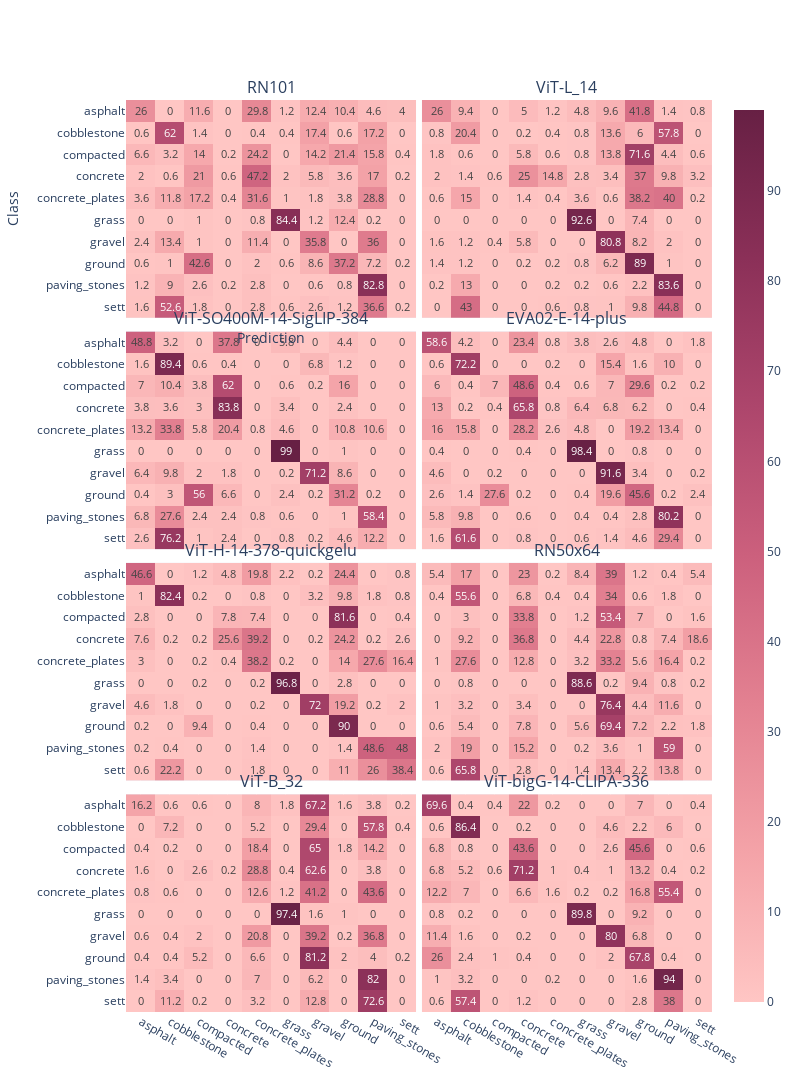

The code cell stored with this chart in its notebook:
### Code cell
# fig = go.Figure().set_subplots(rows=n_rows, cols=2, shared_xaxes=True, shared_yaxes=True, vertical_spacing=0.05, horizontal_spacing=0.01)
fig = make_subplots(rows=n_rows, cols=2, 
                    shared_xaxes=True, 
                    shared_yaxes=True,
                    subplot_titles=list(modelwise_confusion_matrices.keys()),
                    vertical_spacing=0.015, 
                    horizontal_spacing=0.01,
                    # x_title="Prediction",
                    # y_title="Class",
                    )

for i,modelname in enumerate(modelwise_confusion_matrices):
    subplot = px.imshow(modelwise_confusion_matrices[modelname],
                
                x=available_classes[::-1],
                y=available_classes[::-1],
              text_auto=True, 
              #  aspect="auto",
               )
    
    # print(i//2+1,i%2+1)
    subplot['layout']['xaxis']['autorange'] = "reversed"

    fig.add_trace(subplot.data[0], row=i//2+1, col=i%2+1)
    fig.update_xaxes(row=i//2+1, col=i%2+1, autorange='reversed')
    # fig.append_trace(subplot.data[0], row=i//2+1, col=i%2+1)

fig.update_coloraxes(colorscale=px.colors.sequential.Burg)
fig.update_layout(height=400*n_rows, width=400*2,
                  xaxis_title="Prediction",
                  yaxis_title="Class",
                  showlegend=True,)
fig.show()

### Figure 1 — Plotly figure (JSON) as saved in the notebook; plotly's stock layout.template omitted (floating-point values rounded to 4 significant figures)
{"data": [{"coloraxis": "coloraxis", "hovertemplate": "x: %{x}<br>y: %{y}<br>color: %{z}<extra></extra>", "name": "0", "texttemplate": "%{z}", "type": "heatmap", "x": ["sett", "paving_stones", "ground", "gravel", "grass", "concrete_plates", "concrete", "compacted", "cobblestone", "asphalt"], "xaxis": "x", "y": ["sett", "paving_stones", "ground", "gravel", "grass", "concrete_plates", "concrete", "compacted", "cobblestone", "asphalt"], "yaxis": "y", "z": [[0.2, 36.6, 1.2, 2.6, 0.6, 2.8, 0, 1.8, 52.6, 1.6], [0, 82.8, 0.8, 0.6, 0, 2.8, 0.2, 2.6, 9, 1.2], [0.2, 7.2, 37.2, 8.6, 0.6, 2, 0, 42.6, 1, 0.6], [0, 36, 0, 35.8, 0, 11.4, 0, 1, 13.4, 2.4], [0, 0.2, 12.4, 1.2, 84.4, 0.8, 0, 1, 0, 0], [0, 28.8, 3.8, 1.8, 1, 31.6, 0.4, 17.2, 11.8, 3.6], [0.2, 17, 3.6, 5.8, 2, 47.2, 0.6, 21, 0.6, 2], [0.4, 15.8, 21.4, 14.2, 0, 24.2, 0.2, 14, 3.2, 6.6], [0, 17.2, 0.6, 17.4, 0.4, 0.4, 0, 1.4, 62, 0.6], [4, 4.6, 10.4, 12.4, 1.2, 29.8, 0, 11.6, 0, 26]]}, {"coloraxis": "coloraxis", "hovertemplate": "x: %{x}<br>y: %{y}<br>color: %{z}<extra></extra>", "name": "0", "texttemplate": "%{z}", "type": "heatmap", "x": ["sett", "paving_stones", "ground", "gravel", "grass", "concrete_plates", "concrete", "compacted", "cobblestone", "asphalt"], "xaxis": "x2", "y": ["sett", "paving_stones", "ground", "gravel", "grass", "concrete_plates", "concrete", "compacted", "cobblestone", "asphalt"], "yaxis": "y2", "z": [[0, 44.8, 9.8, 1, 0.8, 0.6, 0, 0, 43, 0], [0, 83.6, 2.2, 0.6, 0.2, 0.2, 0, 0, 13, 0.2], [0, 1, 89, 6.2, 0.8, 0.2, 0.2, 0, 1.2, 1.4], [0, 2, 8.2, 80.8, 0, 0, 5.8, 0.4, 1.2, 1.6], [0, 0, 7.4, 0, 92.6, 0, 0, 0, 0, 0], [0.2, 40, 38.2, 0.6, 3.6, 0.4, 1.4, 0, 15, 0.6], [3.2, 9.8, 37, 3.4, 2.8, 14.8, 25, 0.6, 1.4, 2], [0.6, 4.4, 71.6, 13.8, 0.8, 0.6, 5.8, 0, 0.6, 1.8], [0, 57.8, 6, 13.6, 0.8, 0.4, 0.2, 0, 20.4, 0.8], [0.8, 1.4, 41.8, 9.6, 4.8, 1.2, 5, 0, 9.4, 26]]}, {"coloraxis": "coloraxis", "hovertemplate": "x: %{x}<br>y: %{y}<br>color: %{z}<extra></extra>", "name": "0", "texttemplate": "%{z}", "type": "heatmap", "x": ["sett", "paving_stones", "ground", "gravel", "grass", "concrete_plates", "concrete", "compacted", "cobblestone", "asphalt"], "xaxis": "x3", "y": ["sett", "paving_stones", "ground", "gravel", "grass", "concrete_plates", "concrete", "compacted", "cobblestone", "asphalt"], "yaxis": "y3", "z": [[0, 12.2, 4.6, 0.2, 0.8, 0, 2.4, 1, 76.2, 2.6], [0, 58.4, 1, 0, 0.6, 0.8, 2.4, 2.4, 27.6, 6.8], [0, 0.2, 31.2, 0.2, 2.4, 0, 6.6, 56, 3, 0.4], [0, 0, 8.6, 71.2, 0.2, 0, 1.8, 2, 9.8, 6.4], [0, 0, 1, 0, 99, 0, 0, 0, 0, 0], [0, 10.6, 10.8, 0, 4.6, 0.8, 20.4, 5.8, 33.8, 13.2], [0, 0, 2.4, 0, 3.4, 0, 83.8, 3, 3.6, 3.8], [0, 0, 16, 0.2, 0.6, 0, 62, 3.8, 10.4, 7], [0, 0, 1.2, 6.8, 0, 0, 0.4, 0.6, 89.4, 1.6], [0, 0, 4.4, 0, 5.8, 0, 37.8, 0, 3.2, 48.8]]}, {"coloraxis": "coloraxis", "hovertemplate": "x: %{x}<br>y: %{y}<br>color: %{z}<extra></extra>", "name": "0", "texttemplate": "%{z}", "type": "heatmap", "x": ["sett", "paving_stones", "ground", "gravel", "grass", "concrete_plates", "concrete", "compacted", "cobblestone", "asphalt"], "xaxis": "x4", "y": ["sett", "paving_stones", "ground", "gravel", "grass", "concrete_plates", "concrete", "compacted", "cobblestone", "asphalt"], "yaxis": "y4", "z": [[0, 29.4, 4.6, 1.4, 0.6, 0, 0.8, 0, 61.6, 1.6], [0, 80.2, 2.8, 0.4, 0.4, 0, 0.6, 0, 9.8, 5.8], [2.4, 0.2, 45.6, 19.6, 0.4, 0, 0.2, 27.6, 1.4, 2.6], [0.2, 0, 3.4, 91.6, 0, 0, 0, 0.2, 0, 4.6], [0, 0, 0.8, 0, 98.4, 0, 0.4, 0, 0, 0.4], [0, 13.4, 19.2, 0, 4.8, 2.6, 28.2, 0, 15.8, 16], [0.4, 0, 6.2, 6.8, 6.4, 0.8, 65.8, 0.4, 0.2, 13], [0.2, 0.2, 29.6, 7, 0.6, 0.4, 48.6, 7, 0.4, 6], [0, 10, 1.6, 15.4, 0, 0.2, 0, 0, 72.2, 0.6], [1.8, 0, 4.8, 2.6, 3.8, 0.8, 23.4, 0, 4.2, 58.6]]}, {"coloraxis": "coloraxis", "hovertemplate": "x: %{x}<br>y: %{y}<br>color: %{z}<extra></extra>", "name": "0", "texttemplate": "%{z}", "type": "heatmap", "x": ["sett", "paving_stones", "ground", "gravel", "grass", "concrete_plates", "concrete", "compacted", "cobblestone", "asphalt"], "xaxis": "x5", "y": ["sett", "paving_stones", "ground", "gravel", "grass", "concrete_plates", "concrete", "compacted", "cobblestone", "asphalt"], "yaxis": "y5", "z": [[38.4, 26, 11, 0, 0, 1.8, 0, 0, 22.2, 0.6], [48, 48.6, 1.4, 0, 0, 1.4, 0, 0, 0.4, 0.2], [0, 0, 90, 0, 0, 0.4, 0, 9.4, 0, 0.2], [2, 0.2, 19.2, 72, 0, 0.2, 0, 0, 1.8, 4.6], [0, 0, 2.8, 0, 96.8, 0.2, 0, 0.2, 0, 0], [16.4, 27.6, 14, 0, 0.2, 38.2, 0.4, 0.2, 0, 3], [2.6, 0.2, 24.2, 0.2, 0, 39.2, 25.6, 0.2, 0.2, 7.6], [0.4, 0, 81.6, 0, 0, 7.4, 7.8, 0, 0, 2.8], [0.8, 1.8, 9.8, 3.2, 0, 0.8, 0, 0.2, 82.4, 1], [0.8, 0, 24.4, 0.2, 2.2, 19.8, 4.8, 1.2, 0, 46.6]]}, {"coloraxis": "coloraxis", "hovertemplate": "x: %{x}<br>y: %{y}<br>color: %{z}<extra></extra>", "name": "0", "texttemplate": "%{z}", "type": "heatmap", "x": ["sett", "paving_stones", "ground", "gravel", "grass", "concrete_plates", "concrete", "compacted", "cobblestone", "asphalt"], "xaxis": "x6", "y": ["sett", "paving_stones", "ground", "gravel", "grass", "concrete_plates", "concrete", "compacted", "cobblestone", "asphalt"], "yaxis": "y6", "z": [[0, 13.8, 2.2, 13.4, 1.4, 0, 2.8, 0, 65.8, 0.6], [0, 59, 1, 3.6, 0.2, 0, 15.2, 0, 19, 2], [1.8, 2.2, 7.2, 69.4, 5.6, 0, 7.8, 0, 5.4, 0.6], [0, 11.6, 4.4, 76.4, 0, 0, 3.4, 0, 3.2, 1], [0.2, 0.8, 9.4, 0.2, 88.6, 0, 0, 0, 0.8, 0], [0.2, 16.4, 5.6, 33.2, 3.2, 0, 12.8, 0, 27.6, 1], [18.6, 7.4, 0.8, 22.8, 4.4, 0, 36.8, 0, 9.2, 0], [1.6, 0, 7, 53.4, 1.2, 0, 33.8, 0, 3, 0], [0, 1.8, 0.6, 34, 0.4, 0.4, 6.8, 0, 55.6, 0.4], [5.4, 0.4, 1.2, 39, 8.4, 0.2, 23, 0, 17, 5.4]]}, {"coloraxis": "coloraxis", "hovertemplate": "x: %{x}<br>y: %{y}<br>color: %{z}<extra></extra>", "name": "0", "texttemplate": "%{z}", "type": "heatmap", "x": ["sett", "paving_stones", "ground", "gravel", "grass", "concrete_plates", "concrete", "compacted", "cobblestone", "asphalt"], "xaxis": "x7", "y": ["sett", "paving_stones", "ground", "gravel", "grass", "concrete_plates", "concrete", "compacted", "cobblestone", "asphalt"], "yaxis": "y7", "z": [[0, 72.6, 0, 12.8, 0, 3.2, 0, 0.2, 11.2, 0], [0, 82, 0, 6.2, 0, 7, 0, 0, 3.4, 1.4], [0.2, 4, 2, 81.2, 0, 6.6, 0, 5.2, 0.4, 0.4], [0, 36.8, 0.2, 39.2, 0, 20.8, 0, 2, 0.4, 0.6], [0, 0, 1, 1.6, 97.4, 0, 0, 0, 0, 0], [0, 43.6, 0, 41.2, 1.2, 12.6, 0, 0, 0.6, 0.8], [0, 3.8, 0, 62.6, 0.4, 28.8, 0.2, 2.6, 0, 1.6], [0, 14.2, 1.8, 65, 0, 18.4, 0, 0, 0.2, 0.4], [0.4, 57.8, 0, 29.4, 0, 5.2, 0, 0, 7.2, 0], [0.2, 3.8, 1.6, 67.2, 1.8, 8, 0, 0.6, 0.6, 16.2]]}, {"coloraxis": "coloraxis", "hovertemplate": "x: %{x}<br>y: %{y}<br>color: %{z}<extra></extra>", "name": "0", "texttemplate": "%{z}", "type": "heatmap", "x": ["sett", "paving_stones", "ground", "gravel", "grass", "concrete_plates", "concrete", "compacted", "cobblestone", "asphalt"], "xaxis": "x8", "y": ["sett", "paving_stones", "ground", "gravel", "grass", "concrete_plates", "concrete", "compacted", "cobblestone", "asphalt"], "yaxis": "y8", "z": [[0, 38, 2.8, 0, 0, 0, 1.2, 0, 57.4, 0.6], [0, 94, 1.6, 0, 0, 0.2, 0, 0, 3.2, 1], [0, 0.4, 67.8, 2, 0, 0, 0.4, 1, 2.4, 26], [0, 0, 6.8, 80, 0, 0, 0.2, 0, 1.6, 11.4], [0, 0, 9.2, 0, 89.8, 0, 0, 0, 0.2, 0.8], [0, 55.4, 16.8, 0.2, 0.2, 1.6, 6.6, 0, 7, 12.2], [0.2, 0.4, 13.2, 1, 0.4, 1, 71.2, 0.6, 5.2, 6.8], [0.6, 0, 45.6, 2.6, 0, 0, 43.6, 0, 0.8, 6.8], [0, 6, 2.2, 4.6, 0, 0, 0.2, 0, 86.4, 0.6], [0.4, 0, 7, 0, 0, 0.2, 22, 0.4, 0.4, 69.6]]}], "layout": {"annotations": [{"font": {"size": 16}, "showarrow": false, "text": "RN101", "x": 0.2475, "xanchor": "center", "xref": "paper", "y": 1, "yanchor": "bottom", "yref": "paper"}, {"font": {"size": 16}, "showarrow": false, "text": "ViT-L_14", "x": 0.7525, "xanchor": "center", "xref": "paper", "y": 1, "yanchor": "bottom", "yref": "paper"}, {"font": {"size": 16}, "showarrow": false, "text": "ViT-SO400M-14-SigLIP-384", "x": 0.2475, "xanchor": "center", "xref": "paper", "y": 0.7462, "yanchor": "bottom", "yref": "paper"}, {"font": {"size": 16}, "showarrow": false, "text": "EVA02-E-14-plus", "x": 0.7525, "xanchor": "center", "xref": "paper", "y": 0.7462, "yanchor": "bottom", "yref": "paper"}, {"font": {"size": 16}, "showarrow": false, "text": "ViT-H-14-378-quickgelu", "x": 0.2475, "xanchor": "center", "xref": "paper", "y": 0.4925, "yanchor": "bottom", "yref": "paper"}, {"font": {"size": 16}, "showarrow": false, "text": "RN50x64", "x": 0.7525, "xanchor": "center", "xref": "paper", "y": 0.4925, "yanchor": "bottom", "yref": "paper"}, {"font": {"size": 16}, "showarrow": false, "text": "ViT-B_32", "x": 0.2475, "xanchor": "center", "xref": "paper", "y": 0.2387, "yanchor": "bottom", "yref": "paper"}, {"font": {"size": 16}, "showarrow": false, "text": "ViT-bigG-14-CLIPA-336", "x": 0.7525, "xanchor": "center", "xref": "paper", "y": 0.2387, "yanchor": "bottom", "yref": "paper"}], "coloraxis": {"colorscale": [[0, "rgb(255, 198, 196)"], [0.1667, "rgb(244, 163, 168)"], [0.3333, "rgb(227, 129, 145)"], [0.5, "rgb(204, 96, 125)"], [0.6667, "rgb(173, 70, 108)"], [0.8333, "rgb(139, 48, 88)"], [1, "rgb(103, 32, 68)"]]}, "height": 1600, "showlegend": true, "width": 800, "xaxis": {"anchor": "y", "autorange": "reversed", "domain": [0, 0.495], "matches": "x7", "showticklabels": false, "title": {"text": "Prediction"}}, "xaxis2": {"anchor": "y2", "autorange": "reversed", "domain": [0.505, 1], "matches": "x8", "showticklabels": false}, "xaxis3": {"anchor": "y3", "autorange": "reversed", "domain": [0, 0.495], "matches": "x7", "showticklabels": false}, "xaxis4": {"anchor": "y4", "autorange": "reversed", "domain": [0.505, 1], "matches": "x8", "showticklabels": false}, "xaxis5": {"anchor": "y5", "autorange": "reversed", "domain": [0, 0.495], "matches": "x7", "showticklabels": false}, "xaxis6": {"anchor": "y6", "autorange": "reversed", "domain": [0.505, 1], "matches": "x8", "showticklabels": false}, "xaxis7": {"anchor": "y7", "autorange": "reversed", "domain": [0, 0.495]}, "xaxis8": {"anchor": "y8", "autorange": "reversed", "domain": [0.505, 1]}, "yaxis": {"anchor": "x", "domain": [0.7612, 1], "title": {"text": "Class"}}, "yaxis2": {"anchor": "x2", "domain": [0.7612, 1], "matches": "y", "showticklabels": false}, "yaxis3": {"anchor": "x3", "domain": [0.5075, 0.7462]}, "yaxis4": {"anchor": "x4", "domain": [0.5075, 0.7462], "matches": "y3", "showticklabels": false}, "yaxis5": {"anchor": "x5", "domain": [0.2537, 0.4925]}, "yaxis6": {"anchor": "x6", "domain": [0.2537, 0.4925], "matches": "y5", "showticklabels": false}, "yaxis7": {"anchor": "x7", "domain": [0, 0.2387]}, "yaxis8": {"anchor": "x8", "domain": [0, 0.2387], "matches": "y7", "showticklabels": false}}}
